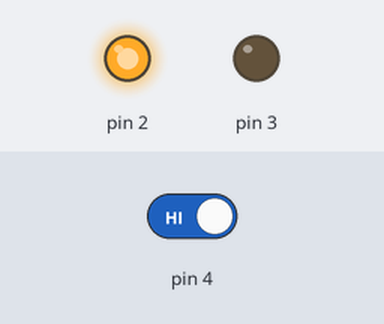
Simulated run of this sketch. Board: Arduino Uno, built with avr-gcc and run on an emulated ATmega328P. Parts: output pins drawn as LEDs (lit = HIGH). The test bench sets the inputs (shaded band); at power-on: pin 4 HIGH.

Above: at 1.2 s.
1.3 s: pin 4 driven LOW
At 2.0 s:
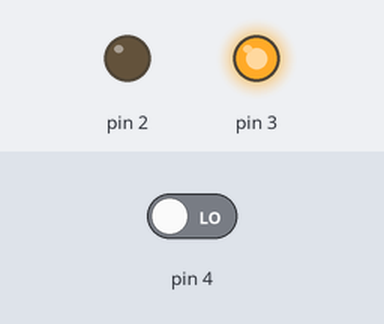
2.8 s: pin 4 driven HIGH
At 3.1 s:
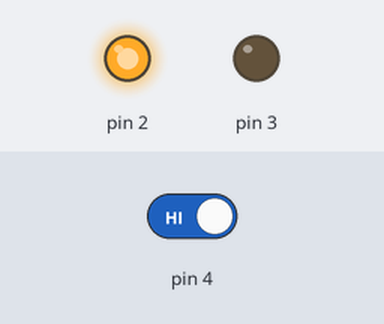
Timing chart, 0 to 5.8 s (numbered marks = the images above; inputs shaded):
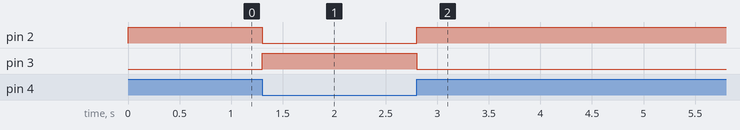

The sketch:

l293d__15_june_.ino
```cpp
//l29d
void setup() {
  // put your setup code here, to run once:
pinMode(2,OUTPUT);
pinMode(3,OUTPUT);
pinMode(4,INPUT);
}

void loop() {
  // put your main code here, to run repeatedly:
int a=digitalRead(4);
if(a==0)
{
  digitalWrite(2,0);
  digitalWrite(3,1);
}
else if(a==1)
{
  digitalWrite(2,1);
  digitalWrite(3,0);
}
}
```

Measured:
- after the input at 1.3 s, pin 2: HIGH → LOW at once; pin 3: LOW → HIGH at once
- after the input at 2.8 s, pin 2: LOW → HIGH at once; pin 3: HIGH → LOW at once
